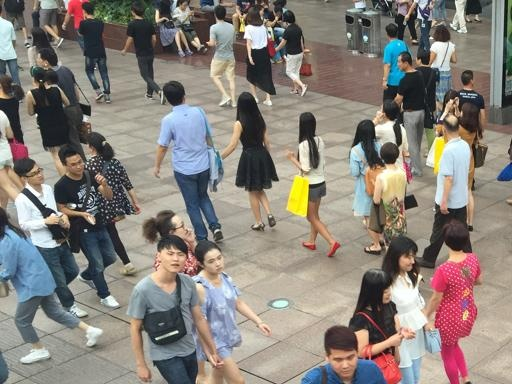
#> input picture my_paper/paper/draw_image/1.jpg, 512 x 384 px
$ python multi_scale.py
#> lines starting #> are read from the running program, lines starting #| are printed output that depends on the picture
#!/usr/bin/env python
# -*- coding: utf-8 -*-
"""
@Time       : 2020/12/10 15:33
@Author     : Boyka
@Contact    : upcvagen@163.com
@File       : multi_scale.py
@Project    : GraduationProject
@Description:
"""
import cv2

if __name__ == '__main__':
    origin_image = "1.jpg"
    tar_image = "2.jpg"
    img = cv2.imread(origin_image)
#> img is the input picture: shape (384, 512, 3); mean B, G, R 122.7, 129.6, 136.2
    print(img.shape)
#| (384, 512, 3)
    cv2.imwrite(tar_image, img[0: int(img.shape[0] / 2), 0: int(img.shape[1] / 2)])
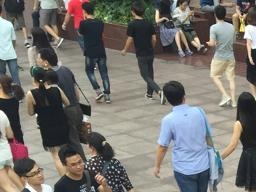
#> saved as 2.jpg: shape (192, 256, 3); mean B, G, R 112.3, 116.5, 119.3
